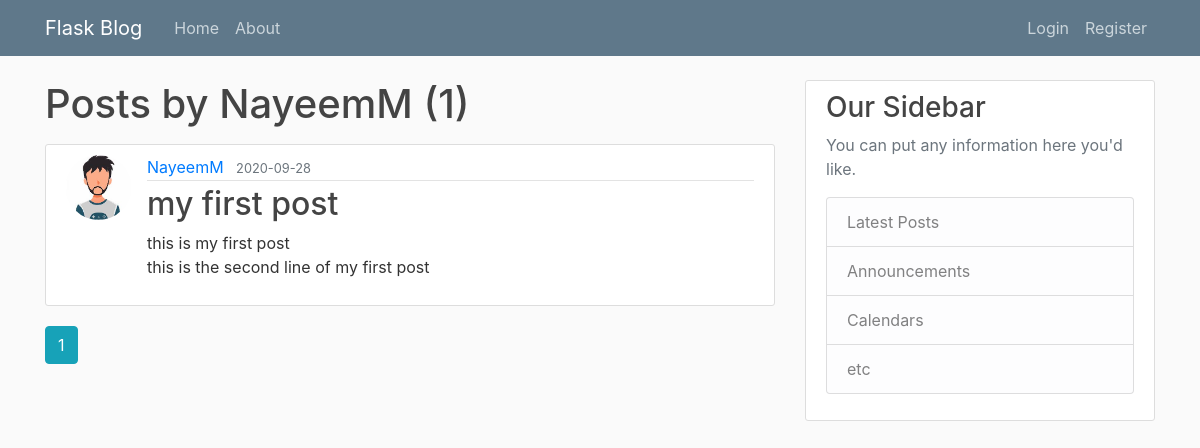
/user/NayeemM, run on the app's committed database.
### playground/flaskblog/models.py (models this page shows, shortened)
class User(db.Model, UserMixin):
    id = db.Column(db.Integer, primary_key=True)
    username = db.Column(db.String(20), unique=True, nullable=False)
    email = db.Column(db.String(120), unique=True, nullable=False)
    image_file = db.Column(db.String(20), nullable=False, default='default.jpg')
    password = db.Column(db.String(60), nullable=False)
    posts = db.relationship('Post', backref='author', lazy=True)

class Post(db.Model):
    id = db.Column(db.Integer, primary_key=True)
    title = db.Column(db.String(100), nullable=False)
    date_posted = db.Column(db.DateTime, nullable=False, default=datetime.utcnow)
    content = db.Column(db.Text, nullable=False)
    user_id = db.Column(db.Integer, db.ForeignKey('user.id'), nullable=False)

### playground/flaskblog/routes.py (the view)
@app.route("/user/<string:username>")
def user_posts(username):
    page = request.args.get('page', 1, type=int)
    user = User.query.filter_by(username=username).first_or_404()
    posts = Post.query.filter_by(author=user)\
        .order_by(Post.date_posted.desc())\
        .paginate(page=page, per_page=5)
    return render_template('user_posts.html', posts=posts, user=user)

### playground/flaskblog/templates/user_posts.html
{% extends "layout.html" %}
{% block content %}
    <h1 class="mb-3">Posts by {{ user.username }} ({{ posts.total }})</h1>
    {% for post in posts.items %}
        <article class="media content-section">
          <img class="rounded-circle article-img" src="{{ url_for('static', filename='profile_pics/' + post.author.image_file) }}">
          <div class="media-body">
            <div class="article-metadata">
              <a class="mr-2" href="{{ url_for('user_posts', username=post.author.username) }}">{{ post.author.username }}</a>
              <small class="text-muted">{{ post.date_posted.strftime('%Y-%m-%d') }}</small>
            </div>
            <h2><a class="article-title" href="{{ url_for('post', post_id=post.id) }}">{{ post.title }}</a></h2>
            <p class="article-content">{{ post.content }}</p>
          </div>
        </article>
    {% endfor %}
    {% for page_num in posts.iter_pages(left_edge=1, right_edge=1, left_current=1, right_current=2) %}
      {% if page_num %}
        {% if posts.page == page_num %}
          <a class="btn btn-info mb-4" href="{{ url_for('user_posts', username=user.username, page=page_num) }}">{{ page_num }}</a>
        {% else %}
          <a class="btn btn-outline-info mb-4" href="{{ url_for('user_posts', username=user.username, page=page_num) }}">{{ page_num }}</a>
        {% endif %}
      {% else %}
        ...
      {% endif %}
    {% endfor %}
{% endblock content %}

### playground/flaskblog/templates/layout.html (shortened to what this page needs)
<!DOCTYPE html>
<html>
<head>
    <link rel="stylesheet" href="https://maxcdn.bootstrapcdn.com/bootstrap/4.0.0/css/bootstrap.min.css">
    <link rel="stylesheet" type="text/css" href="{{ url_for('static', filename='main.css') }}">
</head>
<body>
    <header class="site-header">
      <nav class="navbar navbar-expand-md navbar-dark bg-steel fixed-top">
        <div class="container">
          <a class="navbar-brand mr-4" href="/">Flask Blog</a>
          <div class="collapse navbar-collapse" id="navbarToggle">
            <div class="navbar-nav mr-auto">
              <a class="nav-item nav-link" href="{{ url_for('home') }}">Home</a>
              <a class="nav-item nav-link" href="{{ url_for('about') }}">About</a>
            </div>
            <div class="navbar-nav">
              {% if current_user.is_authenticated %}
                <a class="nav-item nav-link" href="{{ url_for('new_post') }}">New Post</a>
                <a class="nav-item nav-link" href="{{ url_for('account') }}">Account</a>
                <a class="nav-item nav-link" href="{{ url_for('logout') }}">Logout</a>
              {% else %}
                <a class="nav-item nav-link" href="{{ url_for('login') }}">Login</a>
                <a class="nav-item nav-link" href="{{ url_for('register') }}">Register</a>
              {% endif %}
            </div>
          </div>
        </div>
      </nav>
    </header>
    <main role="main" class="container">
      <div class="row">
        <div class="col-md-8">
          {% block content %}{% endblock %}
        </div>
        <div class="col-md-4">
          <div class="content-section">
            <h3>Our Sidebar</h3>
            <p class='text-muted'>You can put any information here you'd like.
              <ul class="list-group">
                <li class="list-group-item list-group-item-light">Latest Posts</li>
                <li class="list-group-item list-group-item-light">Announcements</li>
                <li class="list-group-item list-group-item-light">Calendars</li>
                <li class="list-group-item list-group-item-light">etc</li>
              </ul>
            </p>
          </div>
        </div>
      </div>
    </main>
</body>
</html>

### playground/flaskblog/static/main.css (style rules this page uses)
body { background: #fafafa; color: #333333; margin-top: 5rem; }
h1, h2, h3, h4, h5, h6 { color: #444444; }
.bg-steel { background-color: #5f788a; }
.site-header .navbar-nav .nav-link { color: #cbd5db; }
.content-section { background: #ffffff; padding: 10px 20px; border: 1px solid #dddddd; border-radius: 3px; margin-bottom: 20px; }
.article-title { color: #444444; }
.article-content { white-space: pre-line; }
.article-img { height: 65px; width: 65px; margin-right: 16px; }
.article-metadata { padding-bottom: 1px; margin-bottom: 4px; border-bottom: 1px solid #e3e3e3 }

### data on the page
User: username "NayeemM"
Post: image_file (placeholder picture), author.username "NayeemM", date_posted "2020-09-28", title "my first post", content "this is my first post this is the second line of my first post"

### other printed values
{{ posts.total }} "1"
{{ page_num }} "1"
